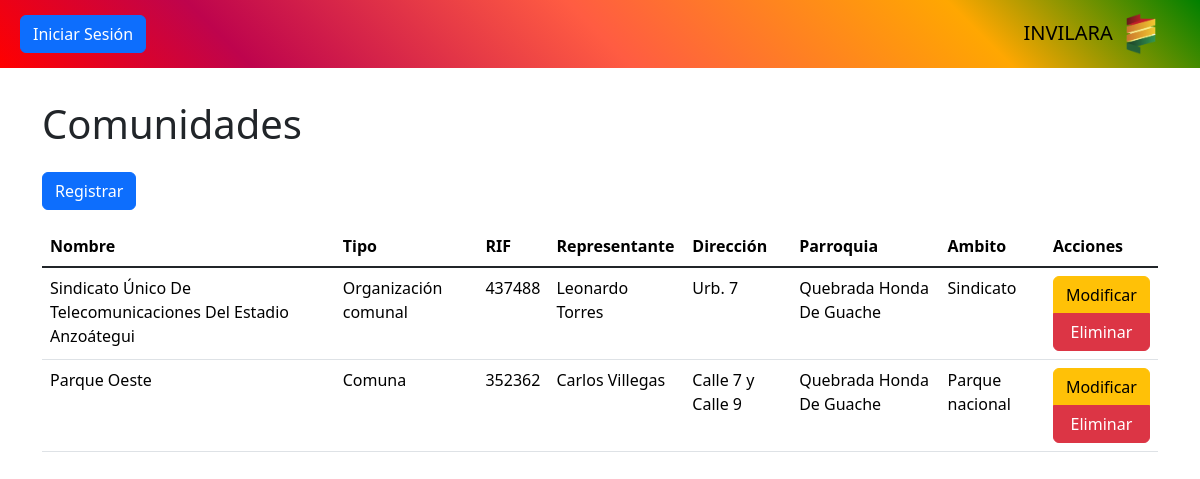
The app's page /controlador/comunidad.php, older data.
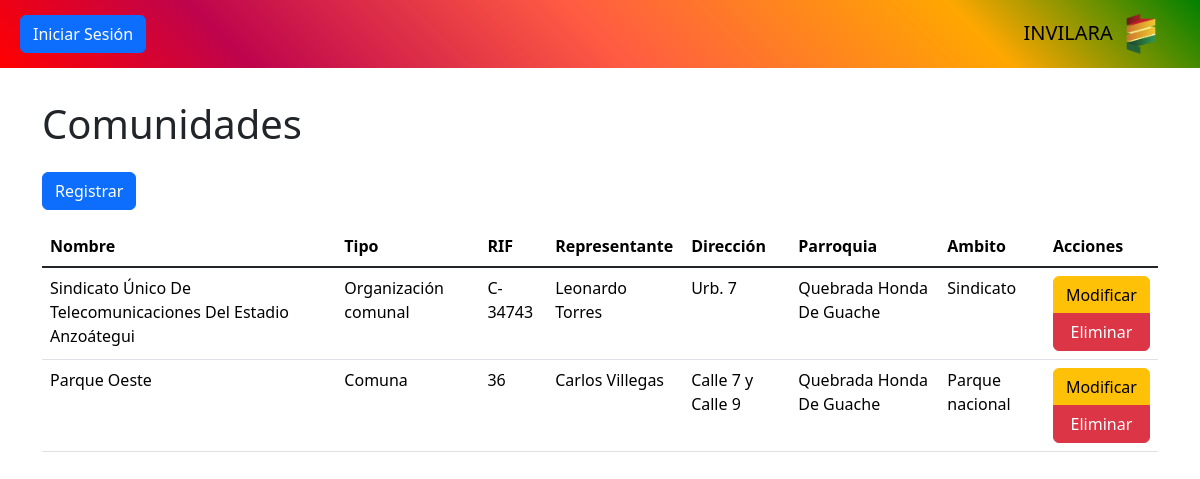
The same page, newer data.
### tables this page shows
CREATE TABLE `comunidad` (
  `id` int NOT NULL,
  `id_parroquia` int DEFAULT NULL,
  `tipo` varchar(30) DEFAULT NULL,
  `nombre` varchar(200) DEFAULT NULL,
  `direccion` varchar(200) DEFAULT NULL,
  `representante` varchar(100) DEFAULT NULL,
  `rif` varchar(20) DEFAULT NULL,
  `ambito` varchar(100) DEFAULT NULL
);

CREATE TABLE `parroquia` (
  `id` int NOT NULL,
  `id_municipio` int DEFAULT NULL,
  `nombre` varchar(100) DEFAULT NULL
);

### controlador/comunidad.php (called while the page is built, shortened)
<?php
require_once "modelo/comunidad.php";
$modelo = new Comunidad();
require_once "modelo/parroquia.php";
$datos = $modelo->consultar();
require_once "vista/comunidad.php";
?>

### modelo/base_datos.php (called while the page is built)
<?php
class BaseDatos
{
    private $host = "localhost";
    private $dbname = "invilara";
    private $usuario = "root";
    private $contrasena = "";
    public function conexion()
    {
        $dsn = "mysql" . ":" . "host=" . $this->host . ";" . "dbname=" . $this->dbname . ";";
        $pdo = new PDO($dsn, $this->usuario, $this->contrasena);
        $pdo->setAttribute(PDO::ATTR_ERRMODE, PDO::ERRMODE_EXCEPTION);
        return $pdo;
    }
}
?>

### modelo/comunidad.php (called while the page is built, shortened)
<?php
require_once "modelo/base_datos.php";
class Comunidad extends BaseDatos
{
    private $tabla = "comunidad";
    public function consultar()
    {
        $stmt = $this->conexion()->query(
            "SELECT
                {$this->tabla}.*,
                parroquia.nombre AS nombre_parroquia
            FROM
                {$this->tabla}
            LEFT JOIN
                parroquia ON {$this->tabla}.id_parroquia = parroquia.id"
        );
        $result = $stmt->fetchAll(PDO::FETCH_ASSOC);
        return $result;
    }
}

### vista/comunidad.php (the view, shortened to what this page needs)
<?php require_once "vista/componentes/encabezado.php"; ?>
<?php require_once "vista/componentes/barra.php"; ?>
<main class="container" id="crud">
    <h1>Comunidades</h1>
    <button class="btn btn-primary my-3" value="insertar">Registrar</button>
    <div class="table-responsive">
        <table class="table table-hover">
            <thead>
                <tr>
                    <th>Nombre</th>
                    <th>Tipo</th>
                    <th>RIF</th>
                    <th>Representante</th>
                    <th>Dirección</th>
                    <th>Parroquia</th>
                    <th>Ambito</th>
                    <th>Acciones</th>
                </tr>
            </thead>
            <tbody class="table-group-divider">
                <?php foreach ($datos as $d): ?>
                    <tr>
                        <td><?php echo $d["nombre"] ?></td>
                        <td><?php echo $d["tipo"] ?></td>
                        <td><?php echo $d["rif"] ?></td>
                        <td><?php echo $d["representante"] ?></td>
                        <td><?php echo $d["direccion"] ?></td>
                        <td><?php echo $d["nombre_parroquia"] ?></td>
                        <td><?php echo $d["ambito"] ?></td>
                        <td>
                            <div class="btn-group-vertical">
                                <button class="btn btn-warning" value="modificar">Modificar</button>
                                <button class="btn btn-danger" value="eliminar" data-bs-toggle="modal"
                                    data-bs-target="#modal-eliminacion">Eliminar</button>
                            </div>
                        </td>
                    </tr>
                <?php endforeach ?>
            </tbody>
        </table>
    </div>
</main>

Row changes from the older to the newer data that the page shows:
changed comunidad "Sindicato Único De Telecomunicaciones Del Estadio Anzoátegui": rif "437488" → "C-34743"
changed comunidad "Parque Oeste": rif "352362" → "36"
